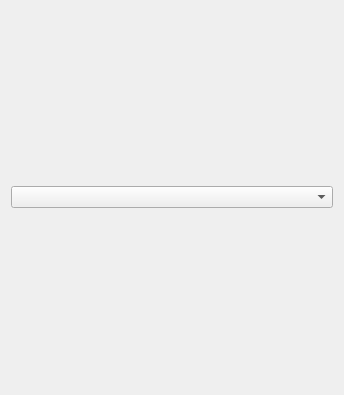
<?xml version="1.0" encoding="UTF-8"?>
<ui version="4.0">
 <class>chatAppearance</class>
 <widget class="QWidget" name="chatAppearance">
  <property name="geometry">
   <rect>
    <x>0</x>
    <y>0</y>
    <width>344</width>
    <height>395</height>
   </rect>
  </property>
  <property name="windowTitle">
   <string>Form</string>
  </property>
  <layout class="QVBoxLayout" name="verticalLayout">
   <item>
    <widget class="QComboBox" name="chatBox"/>
   </item>
  </layout>
 </widget>
 <resources/>
 <connections/>
</ui>
